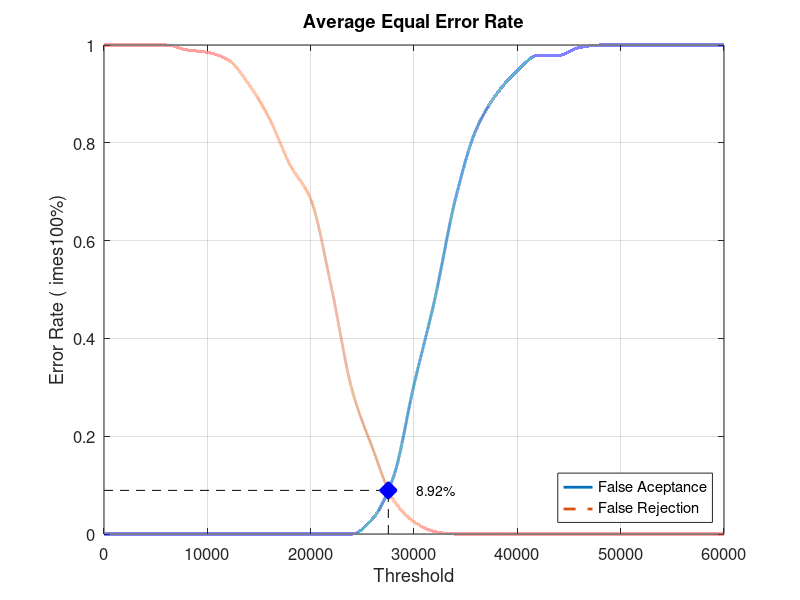
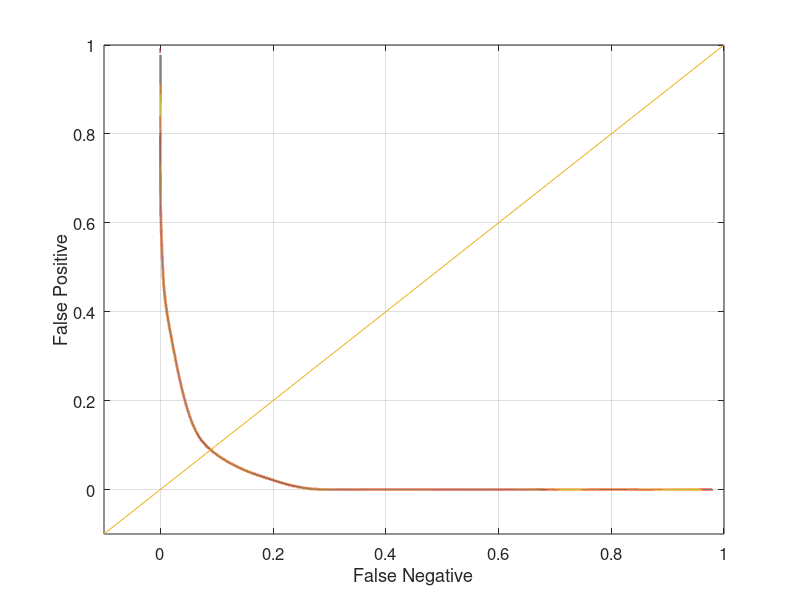

The MATLAB source for these figures, in order:
close all;
clear;
clc;
x = 0:2000:60000;
xq = 0:0.5:60000;

y0 = [0 0 0 0 0 0 0 0 0 0 0 0 0 0.0315789 0.115789 0.305263 0.478947 0.684211 0.826316 0.9 0.947368 0.978947 0.978947 0.994737 1 1 1 1 1 1 1]
yy0 = interp1(x, y0, xq, 'pchip');
y1 = [1 1 1 1 0.99 0.985 0.97 0.92 0.85 0.755 0.685 0.505 0.295 0.175 0.07 0.025 0.005 0 0 0 0 0 0 0 0 0 0 0 0 0 0]
yy1 = interp1(x, y1, xq, 'pchip');

% Calculating EER: 
y2 = abs(y0 - y1);
find(y2 == min(y2))
yy2 = abs(yy0 - yy1);
xEER = find(yy2 == min(yy2));
xEERIndex = xq(xEER) % X-axis EER
yEER = yy0(xEER) % Y-axis EER

main = figure
plot(xq, yy0,'-','LineWidth', 2);	hold on
plot(xq, yy1,'--','LineWidth', 2);	hold on
plot([xEERIndex xEERIndex], [0 yEER], 'k--');	hold on
plot([0 xEERIndex], [yEER yEER], 'k--');	hold on
plot(xEERIndex, yEER, 'bx', 'LineWidth', 10);	hold on
text(xEERIndex + 10 * xEERIndex / 100, yEER, [num2str(round((10000 * yEER)) / 100) '%'])
legend('False Aceptance', 'False Rejection', 'Location', 'SouthEast')
xlabel('Threshold')
ylabel('Error Rate (	imes100%)')
title('Average Equal Error Rate')
set(gca, 'FontSize', 12)
axis([0 60000 0 1])
grid on

print(main, 'Database4_2Main', '-dpng');
FNRxFPR = figure('Color', [1 1 1]);
plot(yy1, yy0, '-', yy1, yy0, 'LineWidth', 2);
hold on
y = -0.1:0.1:1
plot(y, y); 
set(gca, 'FontSize', 12)
xlabel('False Negative')
ylabel('False Positive')
axis([-0.1 1 -0.1 1])
set(gca, 'FontSize', 12)
grid on

print(FNRxFPR, 'Database4_2FNRxFPR','-dpng');
